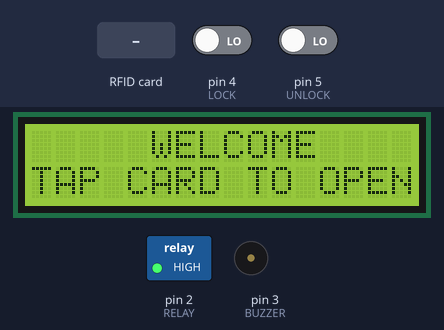
Simulated run of this sketch. Board: Arduino Uno, built with avr-gcc and run on an emulated ATmega328P. On the bench: 16×2 character LCD, switched loads named in the sketch (green lamp = pin HIGH), buzzer (waves = sounding, pin HIGH). The inputs (shaded band) are chosen by the test bench; at power-on: pin 5 (UNLOCK) LOW, pin 4 (LOCK) LOW. Pins used as bus, display or sensor lines are not drawn; what the sketch prints to the serial monitor is not drawn.

Above: at 1.5 s.
1.6 s: RFID card 5E 7A 19 C4 held to the reader
At 2.6 s:
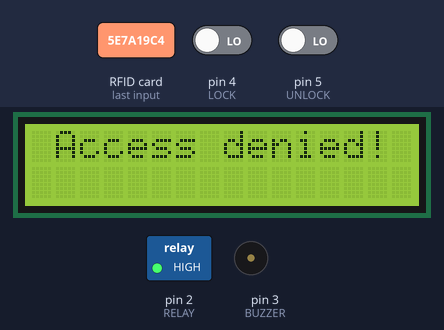
4.3 s: pin 5 (UNLOCK) driven HIGH
At 5.0 s:
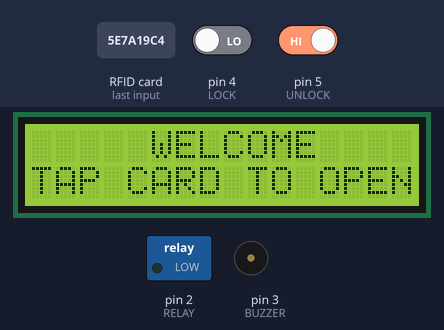
5.8 s: RFID card 5E 7A 19 C4 held to the reader
At 6.7 s:
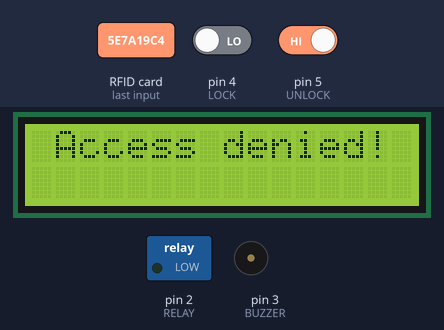
Timing chart, 0 to 8.8 s (numbered marks = the images above; inputs shaded):
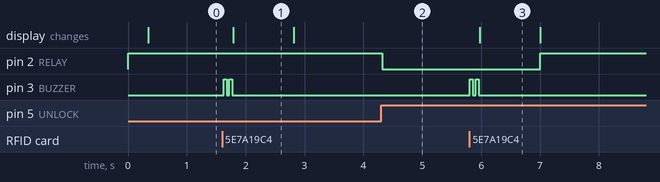

Measured:
- after the input at 1.6 s, pin 3 (BUZZER): alternates HIGH for 0.05 s and LOW for 0.05 s, 4 changes in all, then stays LOW, starting at once; the display: changes after 0.19 s (image 1)
- after the input at 4.3 s, pin 2 (RELAY): HIGH → LOW at once
- after the input at 5.8 s, pin 2 (RELAY): LOW → HIGH after 1.2 s; pin 3 (BUZZER): alternates HIGH for 0.05 s and LOW for 0.05 s, 4 changes in all, then stays LOW, starting at once; the display: changes after 0.17 s (image 3)
- what the display in image 1 shows lasts 1.0 s, from 1.8 s to 2.8 s

The sketch:

code.ino
```cpp
// ===================== ไลบรารีที่ใช้ =====================
// ใช้สื่อสาร SPI (จำเป็นสำหรับ MFRC522)
#include <SPI.h>

// ไลบรารี RFID MFRC522
#include <MFRC522.h>

// ใช้สื่อสาร I2C
#include <Wire.h>

// ไลบรารีจอ LCD I2C
#include <LiquidCrystal_I2C.h>

// ===================== กำหนดขาใช้งาน =====================
#define SS_PIN 10          // ขา SDA/SS ของ MFRC522
#define RST_PIN 9          // ขา Reset ของ MFRC522
#define RELAY 2            // ขารีเลย์หรือ SSR (active-low)
#define BUZZER 3           // ขา buzzer
#define LOCK 4             // ปุ่ม LOCK (pull-down: ปล่อย=LOW, กด=HIGH)
#define UNLOCK 5           // ปุ่ม UNLOCK (pull-down)

// ===================== สร้างอ็อบเจกต์ =====================
LiquidCrystal_I2C lcd(0x27, 16, 2);   // LCD 16x2 ที่ address 0x27
MFRC522 rfid(SS_PIN, RST_PIN);        // RFID object
MFRC522::MIFARE_Key key;              // key สำหรับ MIFARE Classic
byte nuidPICC[4];                     // คงไว้จากโค้ดเดิม

// ===================== รายการ UID ที่อนุญาต =====================
const byte ALLOW_LIST[][4] = {
  {163, 174, 133, 165},   // บัตรใบแรก (ของคุณ)
  // {12, 34, 56, 78},    // ตัวอย่างบัตรใบที่ 2
};
const byte ALLOW_COUNT = sizeof(ALLOW_LIST) / sizeof(ALLOW_LIST[0]);

// ===================== ตัวแปรระบบกันเด้ง/กันบูตเด้ง =====================
unsigned long bootMs = 0;             // เวลาเริ่มบูต เพื่อ ignore ปุ่มช่วงแรก
const unsigned long BOOT_IGNORE_MS = 1000;  // ไม่รับปุ่มช่วง 1 วินาทีแรกหลังเปิดเครื่อง

// ===================== ฟังก์ชันตรวจ UID =====================
bool isAllowedUID(const byte *uid, byte size) {
  if (size != 4) return false; // โค้ดนี้รองรับ UID 4 ไบต์เท่านั้น

  for (byte i = 0; i < ALLOW_COUNT; i++) {
    bool match = true;
    for (byte j = 0; j < 4; j++) {
      if (uid[j] != ALLOW_LIST[i][j]) {
        match = false;
        break;
      }
    }
    if (match) return true;
  }
  return false;
}

// ===================== ฟังก์ชันหน้าเริ่มต้น =====================
void lcdHomeScreen() {
  lcd.clear();
  lcd.setCursor(5, 0);
  lcd.print("WELCOME");
  lcd.setCursor(0, 1);
  lcd.print("TAP CARD TO OPEN");

  // บังคับกลับไป LOCK ทุกครั้งที่กลับหน้าหลัก
  // relay/SSR active-low => HIGH = ปิดวงจร (ล็อก)
  digitalWrite(RELAY, HIGH);
}

// ===================== SETUP =====================
void setup() {
  // เปิด Serial Monitor
  Serial.begin(9600);

  // ---------- ตั้งค่า I/O ก่อน (กันอาการรีเลย์เด้งตอนบูต) ----------
  pinMode(RELAY, OUTPUT);
  pinMode(BUZZER, OUTPUT);
  pinMode(LOCK, INPUT);       // คุณต่อแบบ pull-down ภายนอก
  pinMode(UNLOCK, INPUT);

  // บังคับให้ "ล็อกแน่นอน" ตั้งแต่เริ่ม
  // (กันโมดูลรีเลย์/SSR บางรุ่นพริบตอนบูต)
  digitalWrite(RELAY, HIGH);
  delay(200);
  digitalWrite(RELAY, HIGH);

  // ---------- บังคับ UNO เป็น SPI master แน่ ๆ (สำคัญ) ----------
  pinMode(SS_PIN, OUTPUT);
  digitalWrite(SS_PIN, HIGH);

  // เริ่มต้น SPI + RFID
  SPI.begin();
  rfid.PCD_Init();

  // เริ่มต้น LCD
  lcd.init();
  lcd.backlight();
  lcdHomeScreen();

  // ตั้ง key เป็น FF FF FF FF FF FF (คงไว้ตามเดิม)
  for (byte i = 0; i < 6; i++) {
    key.keyByte[i] = 0xFF;
  }

  // ตั้งเวลาเริ่มบูต เพื่อ ignore ปุ่มช่วงแรก
  bootMs = millis();

  // ข้อความ debug
  Serial.println(F("RFID system ready"));
  Serial.print(F("Allow list count: "));
  Serial.println(ALLOW_COUNT);
}

// ===================== LOOP =====================
void loop() {

  // ---------- ignore ปุ่มช่วงบูต 1 วินาทีแรก ----------
  // กันปุ่มเด้ง/สัญญาณรบกวนช่วงเปิดเครื่อง ทำให้ปลดล็อกเอง
  if (millis() - bootMs < BOOT_IGNORE_MS) {
    // แต่ยังให้สแกนบัตรได้ตามปกติ ถ้าคุณอยากให้สแกนได้เลย
    // หากอยาก freeze ทั้งระบบช่วงบูต ให้ return; ได้เลย
    // return;
  }

  // ---------- ส่วนจัดการปุ่ม (debounce + edge detect) ----------
  static bool lastLock = LOW;
  static bool lastUnlock = LOW;
  static unsigned long lastBtnMs = 0;
  const unsigned long DEBOUNCE_MS = 120;

  bool nowLock   = digitalRead(LOCK);    // pull-down: กด = HIGH
  bool nowUnlock = digitalRead(UNLOCK);  // pull-down: กด = HIGH

  // ทำงานเฉพาะหลังพ้นช่วง ignore และผ่าน debounce
  if (millis() - bootMs >= BOOT_IGNORE_MS) {
    if (millis() - lastBtnMs > DEBOUNCE_MS) {

      // กด LOCK ครั้งเดียว (LOW -> HIGH)
      if (nowLock == HIGH && lastLock == LOW) {
        digitalWrite(RELAY, HIGH);  // ล็อก (active-low)
        delay(30);                  // ให้ไฟนิ่ง
        rfid.PCD_Init();            // ฟื้น RFID กันหลุด (จาก EMI)
        lastBtnMs = millis();
      }

      // กด UNLOCK ครั้งเดียว (LOW -> HIGH)
      if (nowUnlock == HIGH && lastUnlock == LOW) {
        digitalWrite(RELAY, LOW);   // ปลดล็อก
        delay(30);
        rfid.PCD_Init();
        lastBtnMs = millis();
      }
    }
  }

  lastLock = nowLock;
  lastUnlock = nowUnlock;

  // ---------- ส่วนอ่าน RFID ----------
  if (!rfid.PICC_IsNewCardPresent()) return;
  if (!rfid.PICC_ReadCardSerial()) return;

  // ตรวจชนิดบัตร
  MFRC522::PICC_Type piccType = rfid.PICC_GetType(rfid.uid.sak);

  // รองรับเฉพาะ MIFARE Classic
  if (piccType != MFRC522::PICC_TYPE_MIFARE_MINI &&
      piccType != MFRC522::PICC_TYPE_MIFARE_1K &&
      piccType != MFRC522::PICC_TYPE_MIFARE_4K) {
    rfid.PICC_HaltA();
    rfid.PCD_StopCrypto1();
    return;
  }

  // ---------- แสดง UID ใน Serial (ใช้เพิ่มบัตรใหม่) ----------
  Serial.print(F("UID size: "));
  Serial.println(rfid.uid.size);

  Serial.print(F("In hex: "));
  printHex(rfid.uid.uidByte, rfid.uid.size);
  Serial.println();

  Serial.print(F("In dec: "));
  printDec(rfid.uid.uidByte, rfid.uid.size);
  Serial.println();

  // ---------- ตรวจสิทธิ์ ----------
  if (isAllowedUID(rfid.uid.uidByte, rfid.uid.size)) {

    // ===== บัตรผ่าน =====
    lcd.clear();
    lcd.setCursor(2, 0);
    lcd.print(">> UNLOCK <<");

    lcd.setCursor(1, 1);
    lcd.print("lock in :  sec");

    // ปลดล็อก
    digitalWrite(RELAY, LOW);

    // เสียง beep 1 ครั้ง
    digitalWrite(BUZZER, HIGH);
    delay(100);
    digitalWrite(BUZZER, LOW);

    // นับถอยหลัง 5 วินาที
    for (int i = 5; i >= 0; i--) {
      lcd.setCursor(10, 1);
      lcd.print(i);
      delay(1000);
    }

    // กลับหน้าหลัก (และล็อก)
    lcdHomeScreen();

  } else {

    // ===== บัตรไม่ผ่าน =====
    digitalWrite(BUZZER, HIGH); delay(50); digitalWrite(BUZZER, LOW);
    delay(50);
    digitalWrite(BUZZER, HIGH); delay(50); digitalWrite(BUZZER, LOW);

    lcd.clear();
    lcd.setCursor(1, 0);
    lcd.print("Access denied!");
    delay(1000);
    lcdHomeScreen();
  }

  // จบ session ของบัตร
  rfid.PICC_HaltA();
  rfid.PCD_StopCrypto1();
}

// ===================== ฟังก์ชันช่วยแสดง UID =====================
void printHex(byte *buffer, byte bufferSize) {
  for (byte i = 0; i < bufferSize; i++) {
    Serial.print(buffer[i] < 0x10 ? " 0" : " ");
    Serial.print(buffer[i], HEX);
  }
}

void printDec(byte *buffer, byte bufferSize) {
  for (byte i = 0; i < bufferSize; i++) {
    Serial.print(buffer[i] < 0x10 ? " 0" : " ");
    Serial.print(buffer[i], DEC);
  }
}
```
